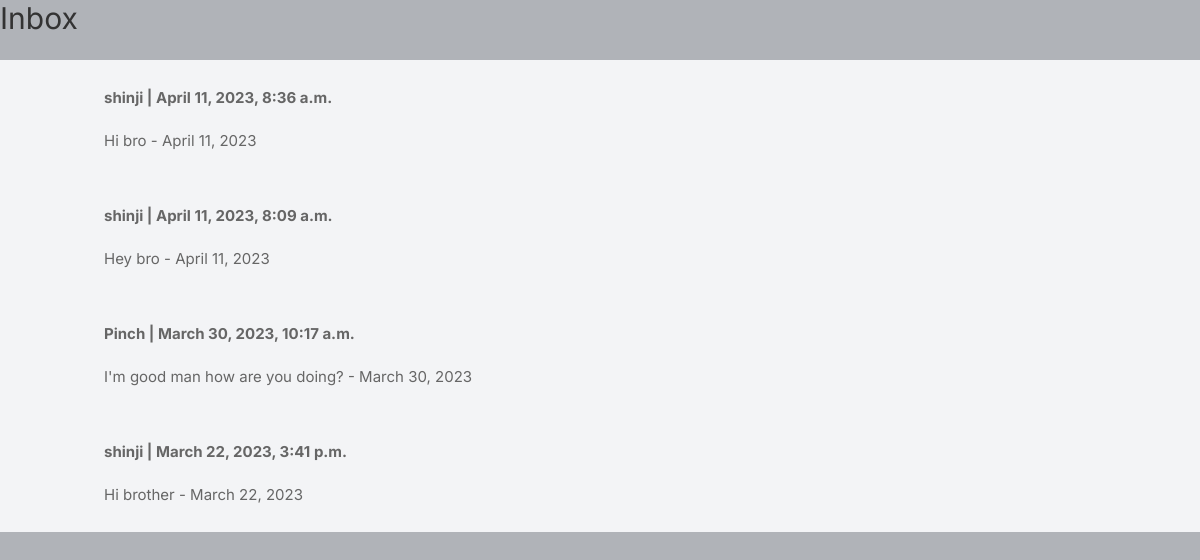
The page /inbox/ (signed in) on the database its author committed.
### chat/models.py (models this page shows, shortened)
class Conversation(models.Model):
    messaging_user = models.ForeignKey(Profile, related_name='conversation', on_delete=models.CASCADE)
    members = models.ManyToManyField(User, related_name='conversations')
    created_at = models.DateTimeField(auto_now_add=True)
    modified_at = models.DateTimeField(auto_now_add=True)
    class Meta:
        ordering = ('-modified_at',)

### chat/views.py (the view)
# urls.py: path('', views.inbox, name='inbox'),
def inbox(request):
    user = request.user
    conversations = Conversation.objects.filter(
        members__in=[user]
    ).annotate(
        latest_chat=Subquery(
            Chat.objects.filter(
                conversation=OuterRef('pk')
            ).order_by('-created_at').values('message')[:1]
        ),
        latest_chat_created_at=Subquery(
            Chat.objects.filter(
                conversation=OuterRef('pk')
            ).order_by('-created_at').values('created_at')[:1]
        ),
        other_user_profile=Subquery(
            User.objects.filter(
                conversations=OuterRef('pk')
            ).exclude(id=user.id).values('profile__profile_img')[:1]
        )
    )
    return render(request, 'chat/inbox.html', {'conversations': conversations})

### chat/templates/chat/inbox.html (shortened to what this page needs)
{% extends 'core/base.html' %}
{% load static %}
{% block content %}
<h1 class="mb-6 text-3xl">Inbox</h1>
<div class="space-y-6">
    {% for conversation in conversations %}
    <a href="{% url 'chat:detail' conversation.id %}">
        <div class="p-6 flex bg-gray-100 rounded-xl">
            <div class="pr-6">
            </div>
            <div>
                {% for member in conversation.members.all %}
                {% if member != request.user %}
                <p class="mb-4"><strong>{{ member.username }} | {{ conversation.modified_at }}</strong></p>
                <p>{{ conversation.latest_chat }} - {{ conversation.latest_chat_created_at|date:'F d, Y' }}</p>
                {% endif %}
                {% endfor %}
            </div>
        </div>
    </a>
    {% endfor %}
</div>
{% endblock %}

### static/assets/css/style.css (style rules this page uses)
body { background-color: #B0B3B8!important; }
::placeholder { color: #808080; opacity: 1; }
a { color: #be185d; -webkit-transition: 0.3s; transition: 0.3s; outline: none !important; }
body { color: #666; font-size: 15px; line-height: 27px; background-color: #f0f2f5; font-family: "Inter", sans-serif; text-transform: none; }
body p { font-size: 15px; line-height: 27px; }
h1, h2, h3, h4, h5, h6 { font-family: "Inter", sans-serif; text-transform: none; }
h1, h2, h3, h4, h5, h6 { color: #333; font-weight: 500; margin: 0; padding: 0; }
h1 { font-size: 32px; }
b, strong { font-weight: 700 !important; }

### rows shown on the page
Conversation: modified_at "April 11, 2023, 8:36 a.m.", latest_chat "Hi bro", latest_chat_created_at "April 11, 2023"
Conversation: modified_at "April 11, 2023, 8:09 a.m.", latest_chat "Hey bro", latest_chat_created_at "April 11, 2023"
Conversation: modified_at "March 30, 2023, 10:17 a.m.", latest_chat "I'm good man how are you doing?", latest_chat_created_at "March 30, 2023"
Conversation: modified_at "March 22, 2023, 3:41 p.m.", latest_chat "Hi brother", latest_chat_created_at "March 22, 2023"

### other values the page prints
{{ member.username }} "shinji"
{{ member.username }} "Pinch"
